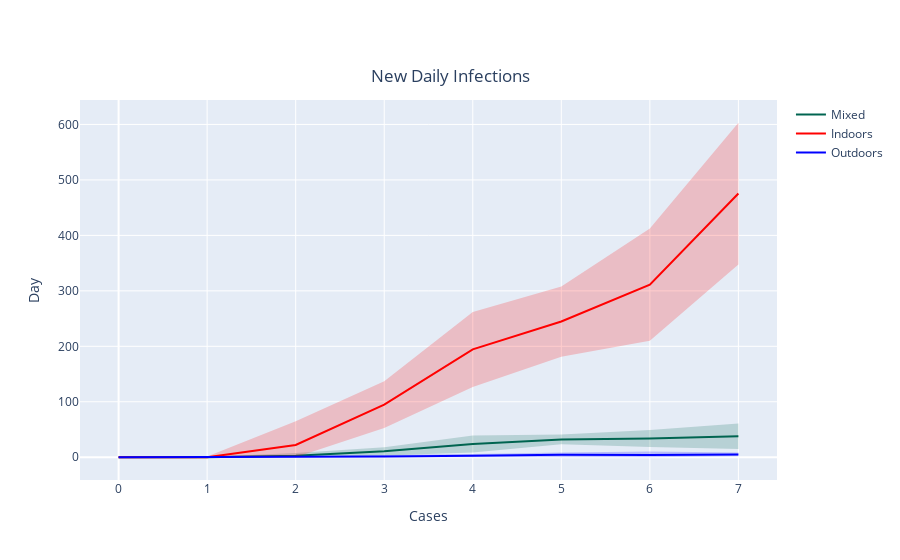

Notebook code for this chart:
### Code cell
# Figure: Indoor, Outdoor, and Mixed

fig = go.Figure([
    go.Scatter( # Mixed
        x=default_scen_new_inf['dates'].tolist(),
        y=default_scen_new_inf['new_infections'].tolist(),
        line=dict(color='rgb(0,100,80)'),
        mode='lines',
        name="Mixed",
        showlegend=True
    ),
    go.Scatter( # Mixed confidence interval
        x=default_scen_new_inf['dates'].tolist()+default_scen_new_inf['dates'].tolist()[::-1], # x, then x reversed
        y=default_scen_new_inf['new_infections_high'].tolist()+default_scen_new_inf['new_infections_low'].tolist()[::-1], # upper, then lower reversed
        fill='toself',
        fillcolor='rgba(0,100,80,0.2)',
        line=dict(color='rgba(255,255,255,0)'),
        hoverinfo="skip",
        showlegend=False,
        #name = 'Mixed 95% Confidence Interval'
    ),
    go.Scatter( # Indoors
        x=indoor_scen_new_inf['dates'].tolist(),
        y=indoor_scen_new_inf['new_infections'].tolist(),
        line=dict(color='rgb(255,0,0)'),
        mode='lines',
        name="Indoors",
        showlegend=True
    ),
    go.Scatter( # Indoors confidence interval
        x=indoor_scen_new_inf['dates'].tolist()+indoor_scen_new_inf['dates'].tolist()[::-1], # x, then x reversed
        y=indoor_scen_new_inf['new_infections_high'].tolist()+indoor_scen_new_inf['new_infections_low'].tolist()[::-1], # upper, then lower reversed
        fill='toself',
        fillcolor='rgba(255,0,0,0.2)',
        line=dict(color='rgba(255,255,255,0)'),
        hoverinfo="skip",
        showlegend=False,
        #name = 'Indoors 95% Confidence Interval'
    ),
    go.Scatter( # Outdoors
        x=outdoor_scen_new_inf['dates'].tolist(),
        y=outdoor_scen_new_inf['new_infections'].tolist(),
        line=dict(color='rgb(0,0,255)'),
        mode='lines',
        name="Outdoors",
        showlegend=True
    ),
    go.Scatter( # Outdoors confidence interval
        x=outdoor_scen_new_inf['dates'].tolist()+outdoor_scen_new_inf['dates'].tolist()[::-1], # x, then x reversed
        y=outdoor_scen_new_inf['new_infections_high'].tolist()+outdoor_scen_new_inf['new_infections_low'].tolist()[::-1], # upper, then lower reversed
        fill='toself',
        fillcolor='rgba(0,0,255,0.2)',
        line=dict(color='rgba(255,255,255,0)'),
        hoverinfo="skip",
        showlegend=False,
        #name = 'Outdoors 95% Confidence Interval'
    )
])

fig.update_layout(
    title_text='New Daily Infections', title_x=0.5, title_y=0.875,
    xaxis_title="Cases",
    yaxis_title="Day"
)

fig.show()

### Figure 1 — Plotly figure (JSON) as saved in the notebook; plotly's stock layout.template omitted (floating-point values rounded to 4 significant figures)
{"data": [{"line": {"color": "rgb(0,100,80)"}, "mode": "lines", "name": "Mixed", "showlegend": true, "type": "scatter", "x": [0, 1, 2, 3, 4, 5, 6, 7], "y": [0, 0.1, 2.6, 10.6, 23.8, 32.2, 33.7, 38]}, {"fill": "toself", "fillcolor": "rgba(0,100,80,0.2)", "hoverinfo": "skip", "line": {"color": "rgba(255,255,255,0)"}, "showlegend": false, "type": "scatter", "x": [0, 1, 2, 3, 4, 5, 6, 7, 7, 6, 5, 4, 3, 2, 1, 0], "y": [0, 0.7, 7.515, 18.04, 39.18, 41, 48.91, 60.93, 15.07, 18.49, 23.4, 8.417, 3.16, 0, 0, 0]}, {"line": {"color": "rgb(255,0,0)"}, "mode": "lines", "name": "Indoors", "showlegend": true, "type": "scatter", "x": [0, 1, 2, 3, 4, 5, 6, 7], "y": [0, 0.2, 22.1, 94.8, 194.4, 244.7, 311.3, 475.4]}, {"fill": "toself", "fillcolor": "rgba(255,0,0,0.2)", "hoverinfo": "skip", "line": {"color": "rgba(255,255,255,0)"}, "showlegend": false, "type": "scatter", "x": [0, 1, 2, 3, 4, 5, 6, 7, 7, 6, 5, 4, 3, 2, 1, 0], "y": [0, 1.4, 64.87, 136.8, 262.0, 308.0, 412.4, 603.1, 347.7, 210.2, 181.4, 126.8, 52.8, 0, 0, 0]}, {"line": {"color": "rgb(0,0,255)"}, "mode": "lines", "name": "Outdoors", "showlegend": true, "type": "scatter", "x": [0, 1, 2, 3, 4, 5, 6, 7], "y": [0, 0.1, 0.2, 1.5, 2.7, 4.3, 3.9, 5.1]}, {"fill": "toself", "fillcolor": "rgba(0,0,255,0.2)", "hoverinfo": "skip", "line": {"color": "rgba(255,255,255,0)"}, "showlegend": false, "type": "scatter", "x": [0, 1, 2, 3, 4, 5, 6, 7, 7, 6, 5, 4, 3, 2, 1, 0], "y": [0, 0.7, 1.0, 4.069, 5.673, 8.686, 10.38, 8.38, 1.82, 0, 0, 0, 0, 0, 0, 0]}], "layout": {"title": {"text": "New Daily Infections", "x": 0.5, "y": 0.875}, "xaxis": {"title": {"text": "Cases"}}, "yaxis": {"title": {"text": "Day"}}}}
